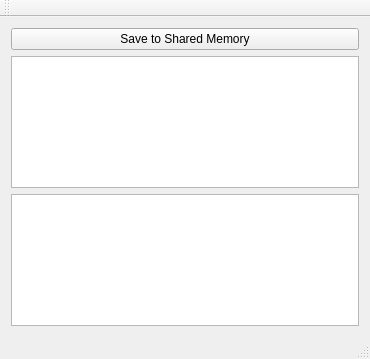
<?xml version="1.0" encoding="UTF-8"?>
<ui version="4.0">
 <class>MainWindow</class>
 <widget class="QMainWindow" name="MainWindow">
  <property name="geometry">
   <rect>
    <x>0</x>
    <y>0</y>
    <width>370</width>
    <height>359</height>
   </rect>
  </property>
  <property name="windowTitle">
   <string>Server</string>
  </property>
  <property name="layoutDirection">
   <enum>Qt::LeftToRight</enum>
  </property>
  <widget class="QWidget" name="centralWidget">
   <layout class="QVBoxLayout" name="verticalLayout_2">
    <item>
     <layout class="QVBoxLayout" name="verticalLayout">
      <item>
       <widget class="QPushButton" name="buSave">
        <property name="text">
         <string>Save to Shared Memory</string>
        </property>
       </widget>
      </item>
      <item>
       <widget class="QPlainTextEdit" name="leInput"/>
      </item>
      <item>
       <widget class="QPlainTextEdit" name="leSaved">
        <property name="enabled">
         <bool>true</bool>
        </property>
        <property name="undoRedoEnabled">
         <bool>false</bool>
        </property>
        <property name="readOnly">
         <bool>true</bool>
        </property>
       </widget>
      </item>
     </layout>
    </item>
   </layout>
  </widget>
  <widget class="QMenuBar" name="menuBar">
   <property name="geometry">
    <rect>
     <x>0</x>
     <y>0</y>
     <width>370</width>
     <height>21</height>
    </rect>
   </property>
  </widget>
  <widget class="QToolBar" name="mainToolBar">
   <attribute name="toolBarArea">
    <enum>TopToolBarArea</enum>
   </attribute>
   <attribute name="toolBarBreak">
    <bool>false</bool>
   </attribute>
  </widget>
  <widget class="QStatusBar" name="statusBar"/>
 </widget>
 <layoutdefault spacing="6" margin="11"/>
 <resources/>
 <connections/>
</ui>
